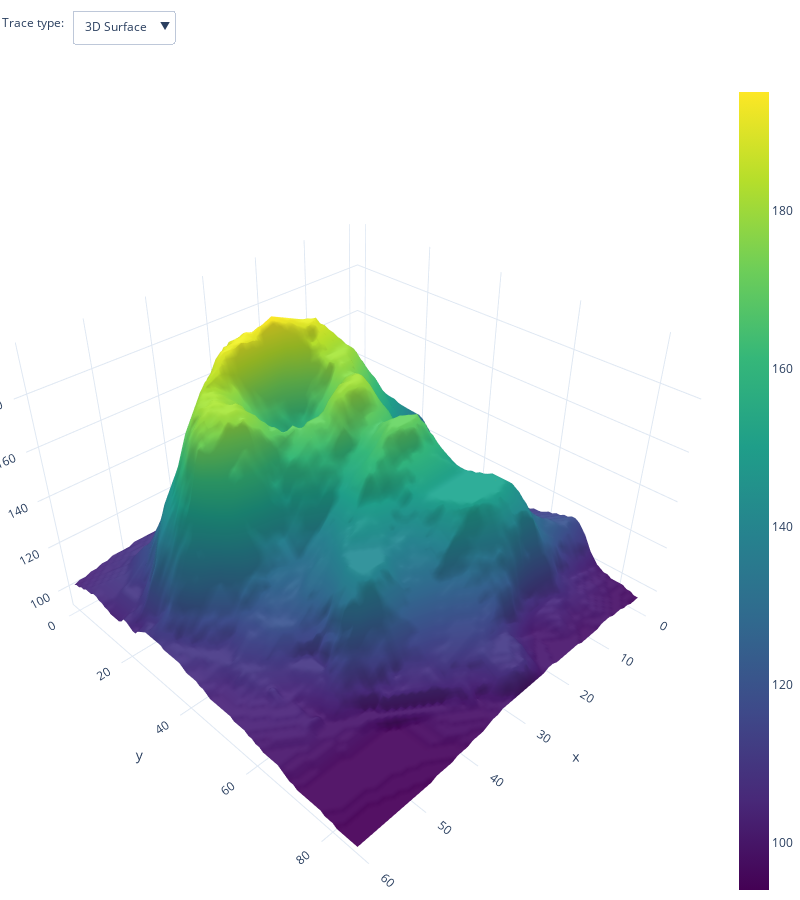

Notebook code for this chart:
### Code cell
import plotly.graph_objects as go
import plotly.express as px
import pandas as pd

# load dataset
df = pd.read_csv("https://raw.githubusercontent.com/plotly/datasets/master/volcano.csv")

# create figure
fig = go.Figure()


# Add surface trace
fig.add_trace(go.Surface(z=df.values.tolist(), colorscale="Viridis"))

# Update plot sizing
fig.update_layout(
    width=800,
    height=900,
    autosize=False,
    margin=dict(t=0, b=0, l=0, r=0),
    template="plotly_white",
)

# Update 3D scene options
fig.update_scenes(
    aspectratio=dict(x=1, y=1, z=0.7),
    aspectmode="manual"
)

# Add dropdown
fig.update_layout(
    updatemenus=[
        dict(
            buttons=list([
                dict(
                    args=["type", "surface"],
                    label="3D Surface",
                    method="restyle"
                ),
                dict(
                    args=["type", "heatmap"],
                    label="Heatmap",
                    method="restyle"
                )
            ]),
            direction="down",
            pad={"r": 10, "t": 10},
            showactive=True,
            x=0.1,
            xanchor="left",
            y=1.1,
            yanchor="top"
        ),
    ]
)

# Add annotation
fig.update_layout(
    annotations=[
        dict(text="Trace type:", showarrow=False,
        x=0, y=1.085, yref="paper", align="left")
    ]
)

fig.show()

### Figure 1 — Plotly figure (JSON) as saved in the notebook; plotly's stock layout.template omitted (floating-point values rounded to 4 significant figures; data arrays with more than 128 entries replaced by an {"elided": "..."} marker saying what was removed)
{"data": [{"colorscale": [[0, "#440154"], [0.1111, "#482878"], [0.2222, "#3e4989"], [0.3333, "#31688e"], [0.4444, "#26828e"], [0.5556, "#1f9e89"], [0.6667, "#35b779"], [0.7778, "#6ece58"], [0.8889, "#b5de2b"], [1, "#fde725"]], "type": "surface", "z": {"elided": "87x61 int values"}}], "layout": {"annotations": [{"align": "left", "showarrow": false, "text": "Trace type:", "x": 0, "y": 1.085, "yref": "paper"}], "autosize": false, "height": 900, "margin": {"b": 0, "l": 0, "r": 0, "t": 0}, "scene": {"aspectmode": "manual", "aspectratio": {"x": 1, "y": 1, "z": 0.7}}, "updatemenus": [{"buttons": [{"args": ["type", "surface"], "label": "3D Surface", "method": "restyle"}, {"args": ["type", "heatmap"], "label": "Heatmap", "method": "restyle"}], "direction": "down", "pad": {"r": 10, "t": 10}, "showactive": true, "x": 0.1, "xanchor": "left", "y": 1.1, "yanchor": "top"}], "width": 800}}
